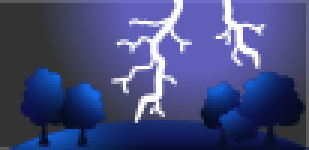
#> input picture FFT_IFFT_Kspace_for_image/test.png, 103 x 50 px (shown 3 times larger)
$ python MRI_sequence.py
#> lines starting #> are read from the running program, lines starting #| are printed output that depends on the picture; long printed decimals are rounded
import cv2
import numpy as np
from PIL import Image
import matplotlib.pyplot as plt
import math
# image = np.array([[1,2,3],[4,5,6],[7,8,9]])
image = cv2.imread('test.png')
#> image is the input picture: shape (50, 103, 3); mean B, G, R 122.4, 73.8, 67.6
image = cv2.cvtColor(image, cv2.COLOR_BGR2GRAY)
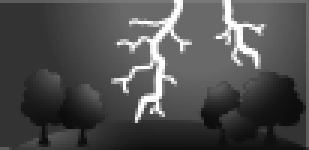
#> image: shape (50, 103) (shown 3 times larger); min 12, max 255, mean 77.5
print(f"image = {image}")
#> (printed output is left out)
ROWS, COLS = image.shape
#> ROWS = 50; COLS = 103
print(f"ROWS of image = {ROWS} , COLS of image = {COLS}")
#| ROWS of image = 50 , COLS of image = 103
# create vector for each pixel
image_to_matrix = np.zeros((ROWS, COLS, 3))
for row in range(ROWS):
    for col in range(COLS):
        image_to_matrix[row, col] = [0, 0, image[row, col]]
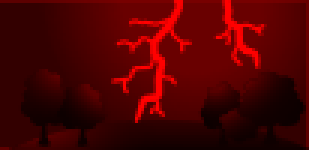
#> image_to_matrix: shape (50, 103, 3) float64 (shown 3 times larger); mean of channels 0, 1, 2 0, 0, 77.5; drawn as B, G, R
print(f"image_to_matrix = {image_to_matrix}")
#> (printed output is left out)

# create k space
k_space = np.zeros((ROWS, COLS), dtype=complex)
print(f"K space = {k_space}")
#> (printed output is left out)

# apply RF to make M0 in plane XY
R = np.array([[1, 0, 0],
              [0, math.cos(math.radians(-90)), -math.sin(math.radians(-90))],
              [0, math.sin(math.radians(-90)), math.cos(math.radians(-90))]])

for row in range(ROWS):
    for col in range(COLS):
        image_to_matrix[row, col] = np.dot(R, image_to_matrix[row, col])
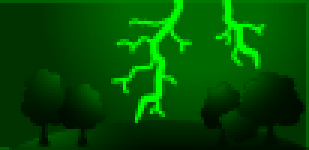
#> image_to_matrix: shape (50, 103, 3) float64 (shown 3 times larger); mean of channels 0, 1, 2 0, 77.5, 0; drawn as B, G, R

print(f"image in XY plane = {image_to_matrix}")
#> (printed output is left out)

X_Gradient_step = 360 / COLS
#> X_Gradient_step = 3.5
Y_Gradient_step = 360 / ROWS
#> Y_Gradient_step = 7.2
print(
    f"X_Gradient_step = {X_Gradient_step} , Y_Gradient_step = {Y_Gradient_step}")
#| X_Gradient_step = 3.495 , Y_Gradient_step = 7.2
# Apply Gradient for Y
for Y_rows_total_gradient in range(ROWS):

    # take copy as every time use Y gradient apply every thing for to matrix after move to x-y plane
    matrix_after_Y_G = image_to_matrix.copy()
    print(
        f"gradient value before multi to each Row = { Y_rows_total_gradient * Y_Gradient_step}")
    for row in range(ROWS):
        angle = Y_rows_total_gradient * Y_Gradient_step * row
        print(
            f"gradient value iterate = {row}  after multi to each Row = {angle}")
        Ry = np.array([[math.cos(math.radians(angle)), -math.sin(math.radians(angle)), 0],
                       [math.sin(math.radians(angle)), math.cos(
                           math.radians(angle)), 0],
                       [0, 0, 1]])
        for col in range(COLS):
            print(f"row = {row} , col = {col}")
            matrix_after_Y_G[row, col] = np.dot(Ry, matrix_after_Y_G[row, col])
            print(f"matrix_in_xy[row,col] = {matrix_after_Y_G[row, col]}")

    # Apply Gradient for X
    for X_cols_total_gradient in range(COLS):
        matrix_after_Y_G_X_G = matrix_after_Y_G.copy()
        print(
            f"gradient value before multi to each Column = {X_cols_total_gradient * X_Gradient_step}")
        for col in range(COLS):
            angle = X_cols_total_gradient * X_Gradient_step * col
            print(
                f"gradient value iterate = {col}  after multi to each Row = {angle}")
            Rx = np.array([[math.cos(math.radians(angle)), -math.sin(math.radians(angle)), 0],
                           [math.sin(math.radians(angle)), math.cos(
                               math.radians(angle)), 0],
                           [0, 0, 1]])
            for row in range(ROWS):
                print(f"row = {row} , col = {col}")
                matrix_after_Y_G_X_G[row, col] = np.dot(
                    Rx, matrix_after_Y_G_X_G[row, col])
                print(
#> (the run stopped early here; a loop or call above may not have finished)
